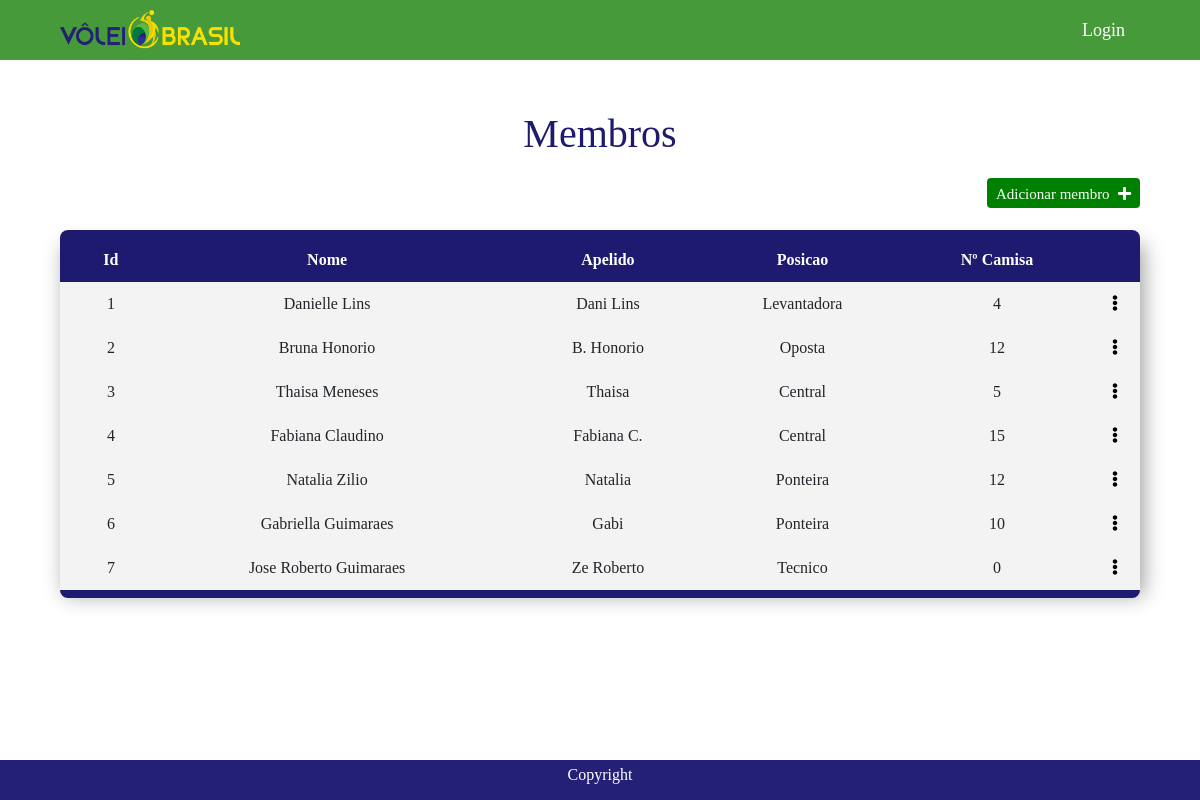
The page /admin/membros/1 on the database its author committed.
### tables this page shows
CREATE TABLE Membros (
    Id          INTEGER PRIMARY KEY 
    , Nome        VARCHAR(50) NOT NULL
    , Apelido     VARCHAR(50) NOT NULL
    , Posicao     VARCHAR(100) NOT NULL
    , Camisa      INT NOT NULL
    , Time_Id     INTEGER NOT NULL
    , FOREIGN KEY (Time_Id) REFERENCES Equipes (id)
);

### controller.py (the view)
@app.route('/admin/membros/<id_time>')
def listar_membros(id_time):
    time = get_time(id_time)
    membros = get_membros(id_time)
    return render_template(
        'membros.html',
        time=time,
        id_time=id_time,
        membros=membros,
        title="Membros"
    )

### app.py (called while the page is built)
@app.before_request
def before_request():
    g.db = get_db()
    g.query_db = query_db

@app.teardown_request
def teardown_request(exception):
    db = getattr(g, '_database', None)
    if db is not None:
        db.close()

### dao.py (called while the page is built)
def get_time(time_id):
    time = g.query_db(
        '''SELECT * FROM Equipes WHERE Id = ?''',
        [time_id],
        one=True
    )
    return time

def get_membros(time_id):
    return g.query_db(
        'SELECT * FROM Membros WHERE Time_Id = ?',
        [time_id]
    )

### db.py (called while the page is built)
def make_dicts(cursor, row):
    return dict((cursor.description[idx][0], value)
                for idx, value in enumerate(row))

def get_db():
    db = getattr(g, '_database', None)
    if db is None:
        db = g._database = sqlite3.connect(DATABASE)
        print(db)
    db.row_factory = make_dicts
    return db

def query_db(query, args=(), one=False):
    print(args)
    cur = get_db().execute(query, args)
    rv = cur.fetchall()
    cur.close()
    return (rv[0] if rv else None) if one else rv

### templates/membros.html (shortened to what this page needs)
<!DOCTYPE html>
<html lang="pt-br">
<head>
    <link rel="stylesheet" href="https://cdnjs.cloudflare.com/ajax/libs/font-awesome/5.13.0/css/all.min.css">
    <link rel="stylesheet" href="{{url_for('static', filename='css/bootstrap.css')}}">
    <link rel="stylesheet" href="{{url_for('static', filename='css/site.css')}}">
</head>
<body>
    <header class="header">
        <div class="wrapper">
            <div class="header__inner">
                <div class="header__logo">
                    <a href="/" class="header__logo-link">
                        <img src="{{ url_for('static', filename='img/logo.png') }}" alt="Logo Vôlei Brasil">
                    </a>
                </div>
                <nav class="header__navigation">
                    <a href="{{ url_for('entrar') }}">Login</a>
                </nav>
            </div>
        </div>
    </header>
    <main class="main">
        <section class="home">
            <div class="rank" id="rank">
                <div class="wrapper">
                    <div class="rank__inner">
                        <h2>Membros</h2>
                        <div class="rank__inner-content">
                            <header class="rank__inner-header">
                                <a href="{{ url_for( 'adicionar_membro', id_time=id_time )}}" class="btn btn-add openModal" title="Adicionar membro">
                                    Adicionar membro
                                    <i class="fas fa-plus"></i>
                                </a>
                            </header>
                            <table class="table__list" cellspacing="0">
                                <thead>
                                    <tr>
                                        <th></th>
                                        <th>Id</th>
                                        <th>Nome</th>
                                        <th>Apelido</th>
                                        <th>Posicao</th>
                                        <th>Nº Camisa</th>
                                        <th></th>
                                    </tr>
                                </thead>
                                <tbody>
                                    {% if membros != null %} {% for membro in membros %}
                                    <td></td>
                                    <td> {{ membro['Id'] }}</td>
                                    <td> {{ membro['Nome'] }}</td>
                                    <td> {{ membro['Apelido'] }}</td>
                                    <td> {{ membro['Posicao'] }}</td>
                                    <td> {{ membro['Camisa'] }}</td>
                                    <td class="menuActions__container">
                                        <button class="toggle-menuActions" onclick="toggleMenuActions(0, this)">
                                                <i class="fas fa-ellipsis-v"></i>
                                            </button>
                                    </td>
                                    {%endfor%} {%endif%}
                                </tbody>
                            </table>
                        </div>
                    </div>
                </div>
            </div>
        </section>
    </main>
    <footer class="footer">
        <div class="wrapper">
            <div class="footer__inner">
                <p>Copyright</p>
            </div>
        </div>
    </footer>
</body>
</html>

### static/css/site.css (style rules this page uses)
* { padding: 0%; margin: 0%; box-sizing: border-box; }
html { font-size: 62.5%; scroll-behavior: smooth; }
body { font-size: 1.6rem; font-family: Regular; }
a { text-decoration: none; cursor: pointer; display: flex; align-items: center; justify-content: center; }
img { max-width: 100%; }
button { border: none; background-color: transparent; cursor: pointer; }
a, button, .btn { color: #000; }
*::after, *::before { position: absolute; left: 0; top: 0; width: 100%; }
.wrapper { max-width: 1100px; width: 90%; margin: 0 auto; z-index: 1; }
.header { background-color: #479a39; height: 60px; position: static; left: 0; top: 0; width: 100%; overflow: hidden; display: flex; }
.header__inner { display: flex; align-items: center; justify-content: space-between; width: 100%; height: 100%; }
.header__logo { width: 180px; height: 100%; display: flex; }
.header__logo-link { display: flex; align-items: center; justify-content: center; width: 100%; padding: 10px 0; }
.header__logo-link img { height: 100%; margin: 0; }
.header__navigation { height: 100%; display: flex; align-items: center; }
.header__navigation a { padding: 0 15px; color: #ffffff; font-size: 1.8rem; height: 100%; }
.footer { background-color: #232075; margin-top: auto; height: 40px; display: flex; }
.footer__inner { color: #fff; text-align: center; height: 100%; display: flex; align-items: center; justify-content: center; }
.main { min-height: calc(100vh - 40px - 60px); }
.rank__inner h2 { text-align: center; font-size: 4rem; color: #1d1a6f; margin-bottom: 20px; }
.rank { padding: 50px 0; }
.table__list { width: 100%; margin: auto; text-align: center; background-color: #f3f3f3; box-shadow: 4px 6px 20px -1px rgba(0, 0, 0, 0.4); position: relative; }
.rank__inner-content { margin: 20px 0; }
.table__list::after, .table__list::before { content: ''; background-color: #1d1a6f; height: 8px; transform: translateY(-100%); border-radius: 10px 10px 0 0; }
.table__list::after { top: 100%; border-radius: 0 0 10px 10px; transform: none; }
.table__list thead { background-color: #1d1a6f; color: #fff; padding: 10px 0; }
.table__list thead tr th, .table__list tbody tr td { padding: 10px 5px; }
.menuActions__container { position: relative; }
.toggle-menuActions { width: 40px; height: 100%; z-index: 2; position: relative; }
td.menuActions__container { width: 30px; }
.rank__inner-header { display: flex; justify-content: flex-end; margin: 0 0 30px; }
.btn-add { background-color: green; color: #fff; width: 30px; height: 30px; border-radius: 50%; font-size: 15px; position: relative; width: auto; border-radius: 4px; }
.btn-add svg { margin-left: 5px; }

### rows shown on the page
Membros: Id "1", Nome "Danielle Lins", Apelido "Dani Lins", Posicao "Levantadora", Camisa "4"
Membros: Id "2", Nome "Bruna Honorio", Apelido "B. Honorio", Posicao "Oposta", Camisa "12"
Membros: Id "3", Nome "Thaisa Meneses", Apelido "Thaisa", Posicao "Central", Camisa "5"
Membros: Id "4", Nome "Fabiana Claudino", Apelido "Fabiana C.", Posicao "Central", Camisa "15"
Membros: Id "5", Nome "Natalia Zilio", Apelido "Natalia", Posicao "Ponteira", Camisa "12"
Membros: Id "6", Nome "Gabriella Guimaraes", Apelido "Gabi", Posicao "Ponteira", Camisa "10"
Membros: Id "7", Nome "Jose Roberto Guimaraes", Apelido "Ze Roberto", Posicao "Tecnico", Camisa "0"
